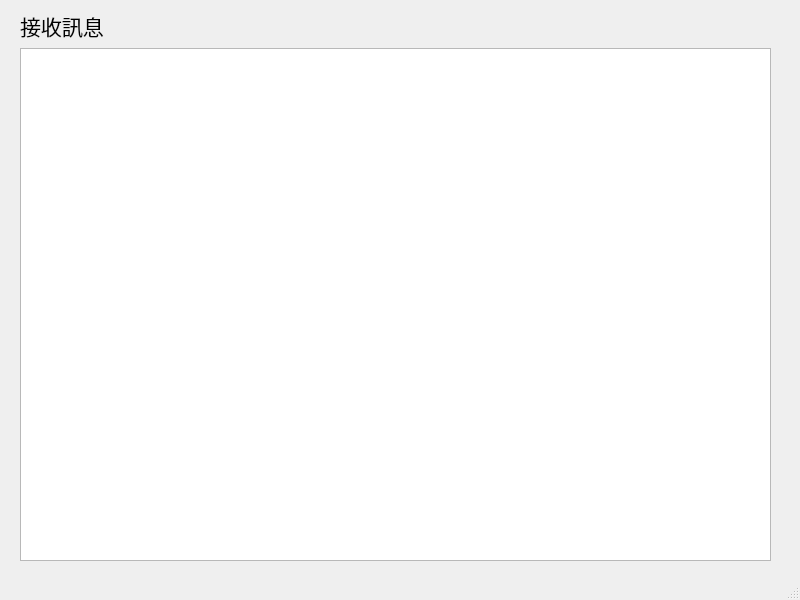
<?xml version="1.0" encoding="UTF-8"?>
<ui version="4.0">
 <class>mainWindow</class>
 <widget class="QMainWindow" name="mainWindow">
  <property name="geometry">
   <rect>
    <x>0</x>
    <y>0</y>
    <width>800</width>
    <height>600</height>
   </rect>
  </property>
  <property name="windowTitle">
   <string>Receive control</string>
  </property>
  <widget class="QWidget" name="centralwidget">
   <widget class="QWidget" name="">
    <property name="geometry">
     <rect>
      <x>20</x>
      <y>10</y>
      <width>751</width>
      <height>551</height>
     </rect>
    </property>
    <layout class="QGridLayout" name="gridLayout">
     <item row="0" column="0">
      <widget class="QLabel" name="label">
       <property name="font">
        <font>
         <pointsize>16</pointsize>
        </font>
       </property>
       <property name="text">
        <string>接收訊息</string>
       </property>
      </widget>
     </item>
     <item row="1" column="0">
      <widget class="QTextBrowser" name="textBrowser"/>
     </item>
    </layout>
   </widget>
  </widget>
  <widget class="QStatusBar" name="statusbar"/>
 </widget>
 <resources/>
 <connections/>
</ui>
